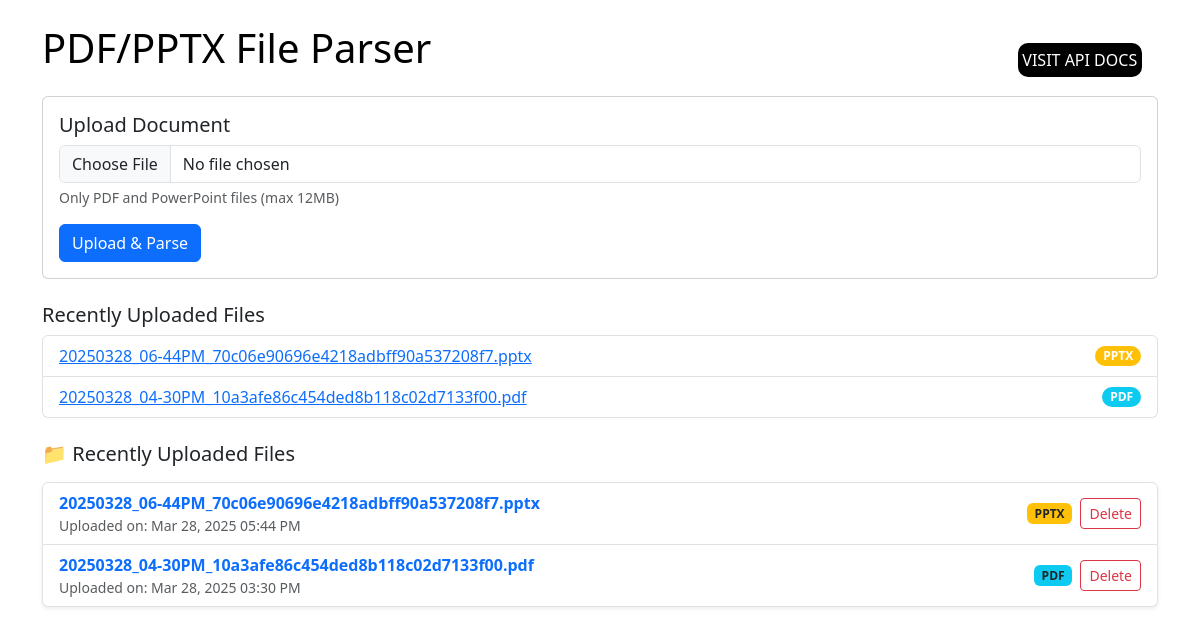
Before: / with the older database file.
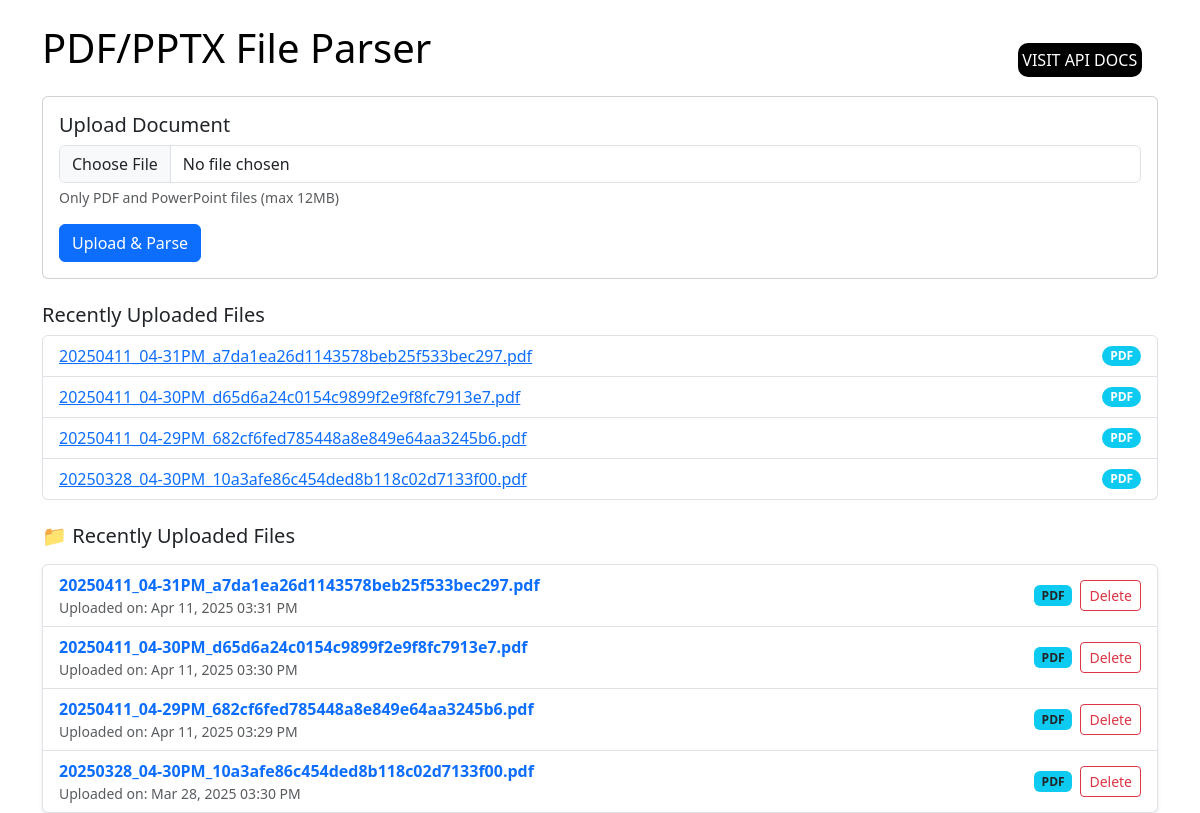
After: the same page with the newer database file.
### web/models.py (models this page shows)
class FileUploaded(db.Model):
    id = db.Column(db.Integer, primary_key=True)
    filename = db.Column(db.String(200), nullable=False)
    file_type = db.Column(db.String(20), nullable=False)
    upload_date = db.Column(db.DateTime, default=datetime.utcnow)

### web/routes.py (the view, shortened to what this page needs)
@web_bp.route("/", methods=["GET", "POST"])
def index():
    uploaded_files = FileUploaded.query.order_by(FileUploaded.upload_date.desc()).all()
    return render_template("index.html", recent_files=uploaded_files)

### templates/index.html (shortened to what this page needs)
{% extends "base.html" %}
{% block content %}
<div class="card">
    <div class="card-body">
        <h5 class="card-title">Upload Document</h5>
        <form method="POST" enctype="multipart/form-data">
            <div class="mb-3">
                <input class="form-control" type="file" name="file" accept=".pdf,.pptx" required>
                <div class="form-text">Only PDF and PowerPoint files (max 12MB)</div>
            </div>
            <button type="submit" class="btn btn-primary">Upload & Parse</button>
        </form>
    </div>
</div>
{% if recent_files %}
<div class="mt-4">
    <h5>Recently Uploaded Files</h5>
    <ul class="list-group" id="file-list">
        {% for file in recent_files %}
        <li class="list-group-item d-flex justify-content-between align-items-center" id="file-{{ file.id }}">
            <a href="{{ url_for('web.view_file', file_id=file.id) }}">{{ file.filename }}</a>
            <span class="badge bg-{{ 'info' if file.file_type == 'pdf' else 'warning' }} rounded-pill">
                {{ file.file_type|upper }}
            </span>
        </li>
        {% endfor %}
    </ul>
</div>
{% endif %}
{% if recent_files %}
<div class="mt-4">
    <h5 class="mb-3">📁 Recently Uploaded Files</h5>
    <ul class="list-group shadow-sm" id="file-list">
        {% for file in recent_files %}
        <li class="list-group-item d-flex justify-content-between align-items-center" id="file-{{ file.id }}">
            <div>
                <a class="text-decoration-none fw-semibold" href="{{ url_for('web.view_file', file_id=file.id) }}">
                    {{ file.filename }}
                </a>
                <small class="text-muted d-block">Uploaded on: {{ file.upload_date.strftime('%b %d, %Y %I:%M %p') }}</small>
            </div>
            <div class="d-flex align-items-center gap-2">
                <span class="badge bg-{{ 'info' if file.file_type == 'pdf' else 'warning' }} text-dark">
                    {{ file.file_type|upper }}
                </span>
                <form action="{{ url_for('web.delete_file', file_id=file.id) }}" method="POST" onsubmit="return confirm('Are you sure you want to delete this file?');">
                    <button type="submit" class="btn btn-sm btn-outline-danger">
                         Delete
                    </button>
                </form>
            </div>
        </li>
        {% endfor %}
    </ul>
</div>
{% endif %}
{% endblock %}

### templates/base.html (shortened to what this page needs)
<!DOCTYPE html>
<html lang="en">
<head>
    <link href="https://cdn.jsdelivr.net/npm/bootstrap@5.3.0/dist/css/bootstrap.min.css" rel="stylesheet">
</head>
<body>
    <div class="container mt-4">
        <div class="d-flex align-items-center justify-content-between title">
            <h1 class="mb-4"><a href="/">PDF/PPTX File Parser</a></h1>
            <a href='/api/docs/' target="_blank" class="visit">Visit Api Docs</a>
        </div>
        {% block content %}
        {% endblock %}
    </div>
</body>
</html>

### templates/base.html (style rules this page uses)
.title .visit { font-size: 16px; text-decoration: none; color: white; text-transform: uppercase; background-color: black; padding: 0.3rem; margin: 1rem; border-radius: 10px; }
.title a { text-decoration: none; color: black; }

Changed rows visible on the page:
removed FileUploaded: filename "20250328_06-44PM_70c06e90696e4218adbff90a537208f7.pptx", file_type "PPTX", upload_date "Mar 28, 2025 05:44 PM"
added FileUploaded: filename "20250411_04-31PM_a7da1ea26d1143578beb25f533bec297.pdf", file_type "PDF", upload_date "Apr 11, 2025 03:31 PM"
added FileUploaded: filename "20250411_04-30PM_d65d6a24c0154c9899f2e9f8fc7913e7.pdf", file_type "PDF", upload_date "Apr 11, 2025 03:30 PM"
added FileUploaded: filename "20250411_04-29PM_682cf6fed785448a8e849e64aa3245b6.pdf", file_type "PDF", upload_date "Apr 11, 2025 03:29 PM"
